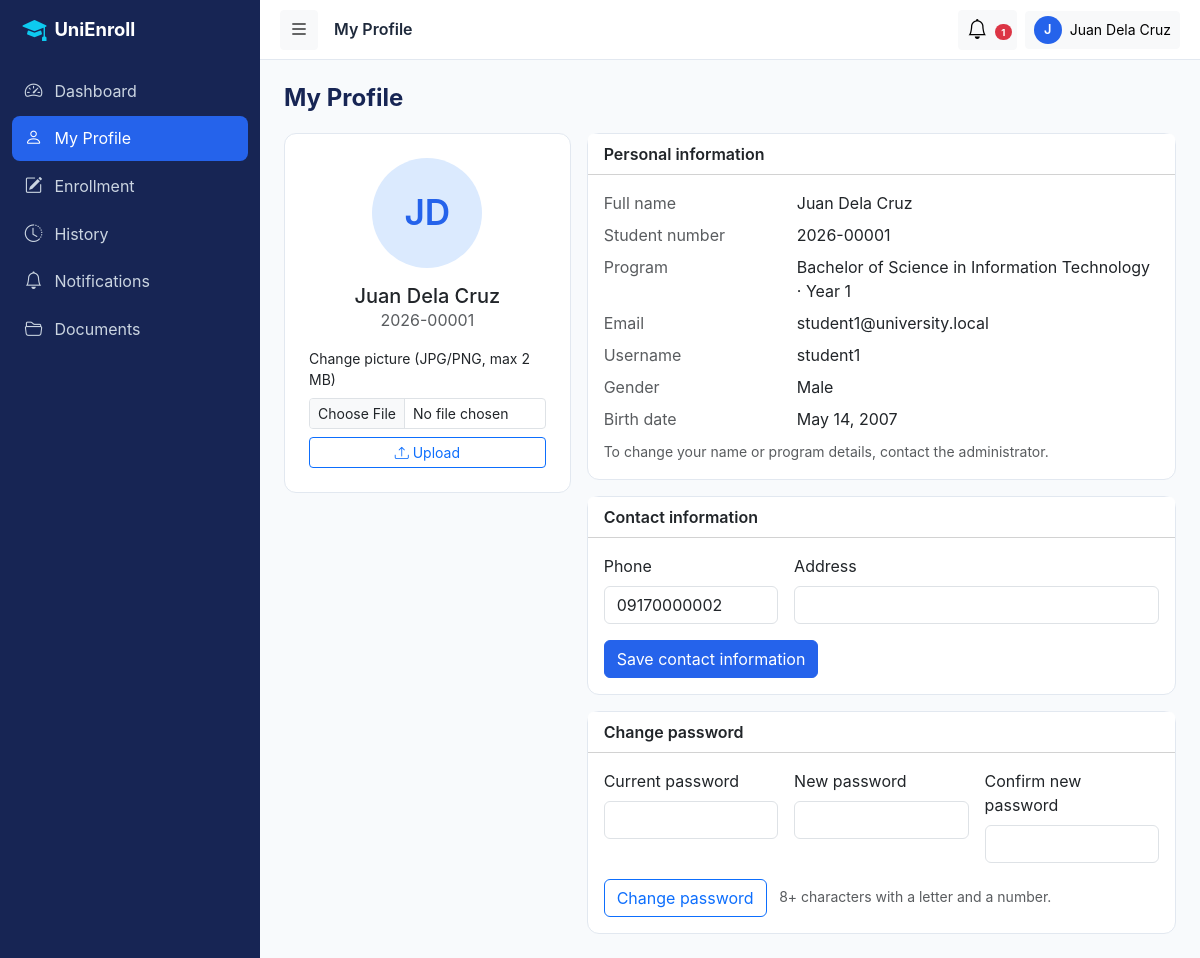
The page /student/profile.php (signed in) on the database its author committed.
### tables this page shows
CREATE TABLE students (
  id              INT UNSIGNED AUTO_INCREMENT PRIMARY KEY,
  user_id         INT UNSIGNED NOT NULL,
  student_no      VARCHAR(20)  NOT NULL,               
  first_name      VARCHAR(60)  NOT NULL,
  middle_name     VARCHAR(60)  NULL,
  last_name       VARCHAR(60)  NOT NULL,
  gender          ENUM('male','female','other') NULL,
  birth_date      DATE NULL,
  phone           VARCHAR(30)  NULL,
  address         VARCHAR(255) NULL,
  program_id      INT UNSIGNED NOT NULL,
  year_level      TINYINT UNSIGNED NOT NULL DEFAULT 1,
  profile_picture VARCHAR(255) NULL,
  status          ENUM('active','inactive','graduated') NOT NULL DEFAULT 'active',
  created_at      TIMESTAMP NOT NULL DEFAULT CURRENT_TIMESTAMP,
  updated_at      TIMESTAMP NOT NULL DEFAULT CURRENT_TIMESTAMP ON UPDATE CURRENT_TIMESTAMP,
  UNIQUE KEY uq_students_user (user_id),
  UNIQUE KEY uq_students_no (student_no),
  KEY idx_students_name (last_name, first_name),
  KEY idx_students_program_year (program_id, year_level),
  CONSTRAINT fk_students_user FOREIGN KEY (user_id)
    REFERENCES users(id) ON UPDATE CASCADE ON DELETE CASCADE,
  CONSTRAINT fk_students_program FOREIGN KEY (program_id)
    REFERENCES programs(id) ON UPDATE CASCADE ON DELETE RESTRICT
);

CREATE TABLE users (
  id            INT UNSIGNED AUTO_INCREMENT PRIMARY KEY,
  username      VARCHAR(50)  NOT NULL,
  email         VARCHAR(120) NOT NULL,
  password_hash VARCHAR(255) NOT NULL,
  role          ENUM('admin','teacher','student') NOT NULL,
  status        ENUM('active','inactive') NOT NULL DEFAULT 'active',
  last_login    DATETIME NULL,
  created_at    TIMESTAMP NOT NULL DEFAULT CURRENT_TIMESTAMP,
  updated_at    TIMESTAMP NOT NULL DEFAULT CURRENT_TIMESTAMP ON UPDATE CURRENT_TIMESTAMP,
  UNIQUE KEY uq_users_username (username),
  UNIQUE KEY uq_users_email (email),
  KEY idx_users_role_status (role, status)
);

### student/profile.php (called while the page is built)
<?php
require_once __DIR__ . '/../includes/auth_check.php';
$user = require_role('student');
$role = 'student';
require __DIR__ . '/../includes/profile_page.php';

### includes/auth_check.php (called while the page is built, shortened)
<?php
function require_login(): array
{
    $pdo  = Database::getConnection();
    $stmt = $pdo->prepare('SELECT id, username, role, status FROM users WHERE id = ?');
    $stmt->execute([$_SESSION['user_id']]);
    $user = $stmt->fetch();
    $user['name'] = $_SESSION['display_name'] ?? $user['username'];
    return $user;
}
function require_role($roles): array
{
    $roles = (array)$roles;
    $user  = require_login();
        ?>
        <?php
    return $user;
}

### includes/enrollment.php (called while the page is built, shortened)
<?php
function student_by_user(PDO $pdo, int $userId): ?array
{
    $s = $pdo->prepare('SELECT s.*, p.code AS program_code, p.name AS program_name, u.email, u.username
                        FROM students s JOIN programs p ON p.id = s.program_id JOIN users u ON u.id = s.user_id WHERE s.user_id = ?');
    $s->execute([$userId]);
    return $s->fetch() ?: null;
}

### includes/functions.php (called while the page is built, shortened)
<?php
function e($value): string
{
    return htmlspecialchars((string)$value, ENT_QUOTES, 'UTF-8');
}
function format_date(?string $date, string $format = 'M d, Y'): string
{
    return $date ? date($format, strtotime($date)) : '—';
}
function initials(string $first, string $last): string
{
    return strtoupper(mb_substr($first, 0, 1) . mb_substr($last, 0, 1));
}

### includes/profile_page.php (the view, shortened to what this page needs)
<?php
require_once __DIR__ . '/enrollment.php';
$pdo   = Database::getConnection();
$me    = $role === 'student' ? student_by_user($pdo, (int)$user['id']) : teacher_by_user($pdo, (int)$user['id']);
require_once __DIR__ . '/header.php';
$info = [
    'Full name' => trim($me['first_name'] . ' ' . $me['middle_name'] . ' ' . $me['last_name']),
    ($role === 'student' ? 'Student number' : 'Employee number') => $role === 'student' ? $me['student_no'] : $me['employee_no'],
    ($role === 'student' ? 'Program' : 'Department') => $role === 'student' ? $me['program_name'] . ' · Year ' . $me['year_level'] : ($me['department_name'] ?? '—'),
    'Email' => $me['email'], 'Username' => $me['username'],
    'Gender' => ucfirst((string)$me['gender']), 'Birth date' => $me['birth_date'] ? format_date($me['birth_date']) : '',
];
?>
<div class="page-header"><h4>My Profile</h4></div>
<div class="row g-3">
  <div class="col-lg-4">
    <div class="card text-center"><div class="card-body p-4">
      <?php if ($me['profile_picture']): ?>
        <img src="<?= e(asset('uploads/profiles/' . $me['profile_picture'])) ?>" alt="Profile picture" class="rounded-circle mb-3" style="width:110px;height:110px;object-fit:cover">
      <?php else: ?>
        <span class="initials mx-auto mb-3" style="width:110px;height:110px;font-size:2.2rem"><?= e(initials($me['first_name'], $me['last_name'])) ?></span>
      <?php endif; ?>
      <h5 class="mb-0"><?= e($me['first_name'] . ' ' . $me['last_name']) ?></h5>
      <p class="text-muted"><?= e($role === 'student' ? $me['student_no'] : $me['employee_no']) ?></p>
      <form method="post" enctype="multipart/form-data" class="text-start"><?= csrf_field() ?><input type="hidden" name="action" value="picture">
        <label class="form-label small">Change picture (JPG/PNG, max 2 MB)</label>
        <input class="form-control form-control-sm mb-2" type="file" name="picture" accept="image/jpeg,image/png" required>
        <button class="btn btn-sm btn-outline-primary w-100"><i class="bi bi-upload me-1"></i>Upload</button>
      </form>
    </div></div>
  </div>
  <div class="col-lg-8">
    <div class="card mb-3"><div class="card-header bg-white fw-semibold">Personal information</div><div class="card-body"><dl class="row mb-0">
      <?php foreach ($info as $k => $v): ?><dt class="col-sm-4 text-muted fw-normal"><?= e($k) ?></dt><dd class="col-sm-8"><?= e($v !== '' ? $v : '—') ?></dd><?php endforeach; ?>
    </dl><small class="text-muted">To change your name or program details, contact the administrator.</small></div></div>
    <div class="card mb-3"><div class="card-header bg-white fw-semibold">Contact information</div><div class="card-body">
      <form method="post" class="row g-3"><?= csrf_field() ?><input type="hidden" name="action" value="contact">
        <div class="col-md-4"><label class="form-label">Phone</label><input class="form-control" name="phone" maxlength="30" value="<?= e($me['phone']) ?>"></div>
        <div class="col-md-8"><label class="form-label">Address</label><input class="form-control" name="address" maxlength="255" value="<?= e($me['address']) ?>"></div>
        <div class="col-12"><button class="btn btn-primary">Save contact information</button></div>
      </form></div></div>
    <div class="card"><div class="card-header bg-white fw-semibold">Change password</div><div class="card-body">
      <form method="post" class="row g-3"><?= csrf_field() ?><input type="hidden" name="action" value="password">
        <div class="col-md-4"><label class="form-label">Current password</label><input class="form-control" type="password" name="current_password" required autocomplete="current-password"></div>
        <div class="col-md-4"><label class="form-label">New password</label><input class="form-control" type="password" name="new_password" required autocomplete="new-password"></div>
        <div class="col-md-4"><label class="form-label">Confirm new password</label><input class="form-control" type="password" name="confirm_password" required autocomplete="new-password"></div>
        <div class="col-12"><button class="btn btn-outline-primary">Change password</button> <small class="text-muted ms-2">8+ characters with a letter and a number.</small></div>
      </form></div></div>
  </div>
</div>
<?php require_once __DIR__ . '/footer.php'; ?>

### assets/css/style.css (style rules this page uses)
:root { --navy: #172554; --royal: #2563EB; --cyan: #06B6D4; --bg: #F8FAFC; --card: #FFFFFF; --text: #1E293B; --muted: #64748B; --border: #E2E8F0; --success:#16A34A; --warning:#F59E0B; --danger: #DC2626; --radius: 12px; --sidebar-w: 260px; --transition: .2s ease; }
body { font-family: 'Inter', system-ui, -apple-system, 'Segoe UI', Roboto, sans-serif; background: var(--bg); color: var(--text); }
.card { border: 1px solid var(--border); border-radius: var(--radius); }
.btn-primary { background: var(--royal); border-color: var(--royal); }
.btn, .form-control, .form-select { transition: var(--transition); }
.page-header { display: flex; flex-wrap: wrap; gap: .75rem; align-items: center; justify-content: space-between; margin-bottom: 1.25rem; }
.page-header h4 { margin: 0; color: var(--navy); font-weight: 700; }
.initials { width: 36px; height: 36px; border-radius: 50%; background: #dbeafe; color: var(--royal); display: inline-flex; align-items: center; justify-content: center; font-weight: 600; font-size: .8rem; flex-shrink: 0; }

### rows shown on the page
students: initials($me['first_name'], $me['last_name']) "JD", first_name+last_name "Juan Dela Cruz", student_no "2026-00001", user.email "student1@university.local", user.username "student1", phone "09170000002"

### other values the page prints
$label "Dashboard"
$label "My Profile"
$label "Enrollment"
$label "History"
$label "Notifications"
$label "Documents"
$pageTitle "My Profile"
$_unread "1"
mb_substr($user['name'], 0, 1) "J"
$user['name'] "Juan Dela Cruz"
$k "Full name"
$v !== '' ? $v : '—' "Juan Dela Cruz"
$k "Student number"
$k "Program"
$v !== '' ? $v : '—' "Bachelor of Science in Information Technology · Year 1"
